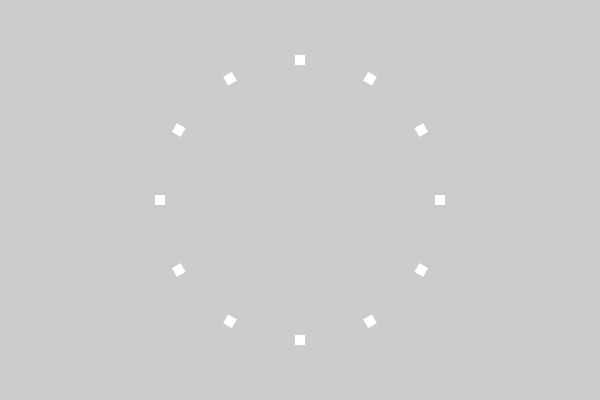
Frame 1 (no input)
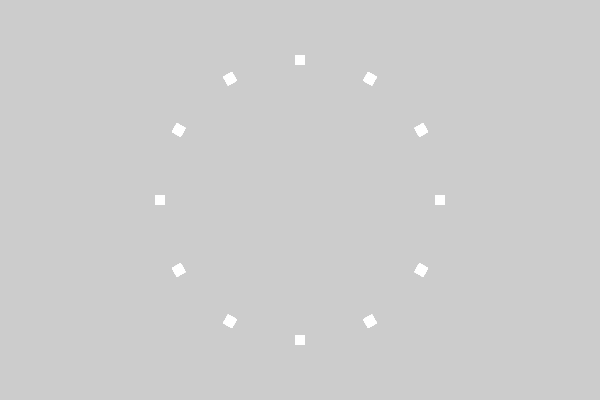
Frame 60 (the mouse pressed at the canvas centre just before this capture)
Frame 120 (the mouse held since frame 60 and released just before this capture): identical to frame 60, image omitted

The Processing sketch that drew these frames (run headless with seeded random() and noise(); from frame 60 on, the mouse is pressed at the canvas centre):

// Processing sketch: processing_62868
// ── processing_62868.pde

int num = 12;
 int radiusKreis = 140;
 
 void setup()  {
   size(600,400);
   rectMode(CENTER);
   noStroke();
 }
 
 void draw()  {
   translate(width/2, height/2);
   for(int i = 0; i < num; i++)  {
     //fill(255 / num * i );
     pushMatrix();
     rotate(TWO_PI / num * i);
     translate(0,radiusKreis);
     rect(0, 0, 10,10);
     popMatrix();
   }
 }
